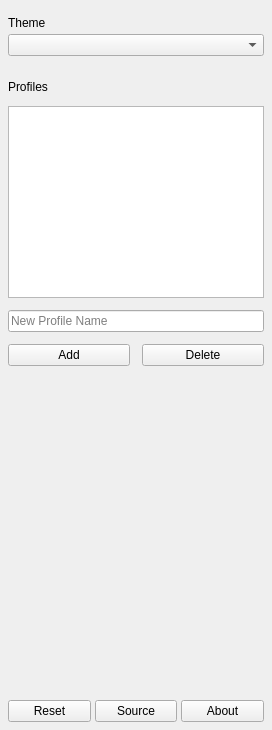
      <widget class="QWidget" name="settingsTab">
       <attribute name="title">
        <string>Settings</string>
       </attribute>
       <layout class="QVBoxLayout" name="verticalLayout_8">
        <property name="spacing">
         <number>12</number>
        </property>
        <property name="leftMargin">
         <number>8</number>
        </property>
        <property name="topMargin">
         <number>16</number>
        </property>
        <property name="rightMargin">
         <number>8</number>
        </property>
        <property name="bottomMargin">
         <number>8</number>
        </property>
        <item>
         <widget class="QWidget" name="themeWidget" native="true">
          <property name="minimumSize">
           <size>
            <width>0</width>
            <height>0</height>
           </size>
          </property>
          <property name="maximumSize">
           <size>
            <width>16777215</width>
            <height>16777215</height>
           </size>
          </property>
          <layout class="QVBoxLayout" name="verticalLayout_3">
           <property name="spacing">
            <number>4</number>
           </property>
           <property name="leftMargin">
            <number>0</number>
           </property>
           <property name="topMargin">
            <number>0</number>
           </property>
           <property name="rightMargin">
            <number>0</number>
           </property>
           <property name="bottomMargin">
            <number>0</number>
           </property>
           <item>
            <widget class="QLabel" name="label">
             <property name="text">
              <string>Theme</string>
             </property>
            </widget>
           </item>
           <item>
            <widget class="QComboBox" name="themes"/>
           </item>
          </layout>
         </widget>
        </item>
        <item>
         <widget class="QWidget" name="saveWidget" native="true">
          <layout class="QHBoxLayout" name="horizontalLayout_2">
           <property name="spacing">
            <number>6</number>
           </property>
           <property name="leftMargin">
            <number>0</number>
           </property>
           <property name="topMargin">
            <number>0</number>
           </property>
           <property name="rightMargin">
            <number>0</number>
           </property>
           <property name="bottomMargin">
            <number>0</number>
           </property>
          </layout>
         </widget>
        </item>
        <item>
         <layout class="QVBoxLayout" name="verticalLayout_4">
          <item>
           <widget class="QLabel" name="label_13">
            <property name="text">
             <string>Profiles</string>
            </property>
           </widget>
          </item>
          <item>
           <layout class="QVBoxLayout" name="verticalLayout_6">
            <item>
             <widget class="QListView" name="settingsProfiles">
              <property name="minimumSize">
               <size>
                <width>0</width>
                <height>164</height>
               </size>
              </property>
              <property name="movement">
               <enum>QListView::Snap</enum>
              </property>
              <property name="isWrapping" stdset="0">
               <bool>false</bool>
              </property>
              <property name="resizeMode">
               <enum>QListView::Adjust</enum>
              </property>
              <property name="uniformItemSizes">
               <bool>true</bool>
              </property>
              <property name="wordWrap">
               <bool>false</bool>
              </property>
             </widget>
            </item>
           </layout>
          </item>
          <item>
           <widget class="QLineEdit" name="profileName">
            <property name="placeholderText">
             <string>New Profile Name</string>
            </property>
            <property name="clearButtonEnabled">
             <bool>true</bool>
            </property>
           </widget>
          </item>
          <item>
           <layout class="QHBoxLayout" name="horizontalLayout_4">
            <item>
             <widget class="QPushButton" name="addProfile">
              <property name="minimumSize">
               <size>
                <width>86</width>
                <height>0</height>
               </size>
              </property>
              <property name="maximumSize">
               <size>
                <width>16777215</width>
                <height>16777215</height>
               </size>
              </property>
              <property name="text">
               <string>Add</string>
              </property>
             </widget>
            </item>
            <item>
             <widget class="QPushButton" name="deleteProfile">
              <property name="minimumSize">
               <size>
                <width>86</width>
                <height>0</height>
               </size>
              </property>
              <property name="maximumSize">
               <size>
                <width>16777215</width>
                <height>16777215</height>
               </size>
              </property>
              <property name="text">
               <string>Delete</string>
              </property>
             </widget>
            </item>
           </layout>
          </item>
         </layout>
        </item>
        <item>
         <widget class="QWidget" name="profileWidget_2" native="true">
          <layout class="QHBoxLayout" name="horizontalLayout_11">
           <property name="spacing">
            <number>4</number>
           </property>
           <property name="leftMargin">
            <number>0</number>
           </property>
           <property name="topMargin">
            <number>0</number>
           </property>
           <property name="rightMargin">
            <number>0</number>
           </property>
           <property name="bottomMargin">
            <number>0</number>
           </property>
          </layout>
         </widget>
        </item>
        <item>
         <spacer name="verticalSpacer">
          <property name="orientation">
           <enum>Qt::Vertical</enum>
          </property>
          <property name="sizeHint" stdset="0">
           <size>
            <width>20</width>
            <height>310</height>
           </size>
          </property>
         </spacer>
        </item>
        <item>
         <widget class="QWidget" name="aboutButtons" native="true">
          <property name="minimumSize">
           <size>
            <width>0</width>
            <height>0</height>
           </size>
          </property>
          <layout class="QHBoxLayout" name="horizontalLayout_12">
           <property name="spacing">
            <number>4</number>
           </property>
           <property name="leftMargin">
            <number>0</number>
           </property>
           <property name="topMargin">
            <number>0</number>
           </property>
           <property name="rightMargin">
            <number>0</number>
           </property>
           <property name="bottomMargin">
            <number>0</number>
           </property>
           <item>
            <widget class="QPushButton" name="resetSettings">
             <property name="minimumSize">
              <size>
               <width>64</width>
               <height>0</height>
              </size>
             </property>
             <property name="maximumSize">
              <size>
               <width>16777215</width>
               <height>16777215</height>
              </size>
             </property>
             <property name="text">
              <string>Reset</string>
             </property>
            </widget>
           </item>
           <item>
            <widget class="QPushButton" name="sourceLink">
             <property name="text">
              <string>Source</string>
             </property>
             <property name="iconSize">
              <size>
               <width>24</width>
               <height>24</height>
              </size>
             </property>
             <property name="autoDefault">
              <bool>false</bool>
             </property>
            </widget>
           </item>
           <item>
            <widget class="QPushButton" name="about">
             <property name="text">
              <string>About</string>
             </property>
             <property name="iconSize">
              <size>
               <width>24</width>
               <height>24</height>
              </size>
             </property>
            </widget>
           </item>
          </layout>
         </widget>
        </item>
       </layout>
      </widget>
